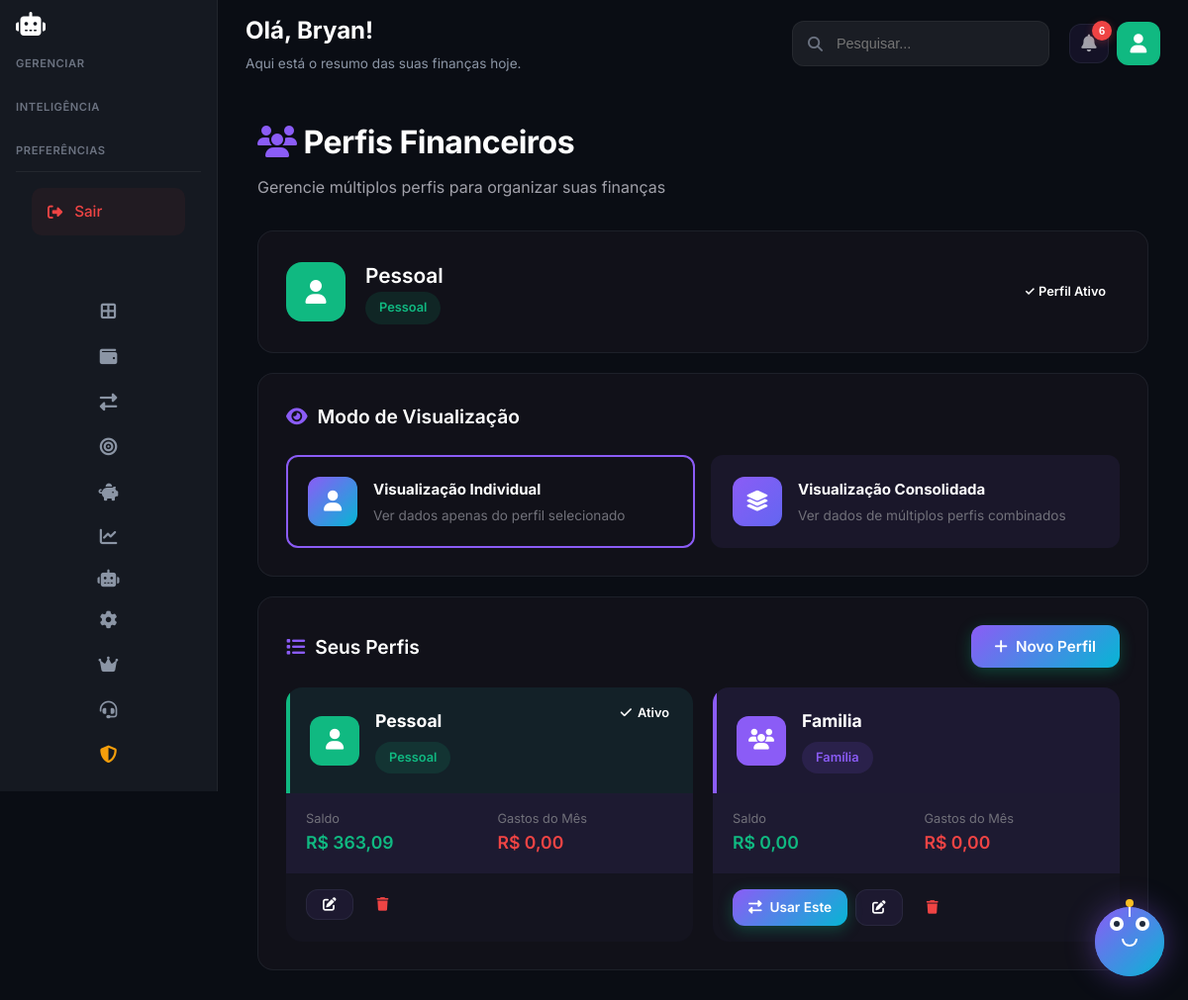
Screenshot of /perfis.php (signed in) with the database file from the repository.
### tables this page shows
CREATE TABLE `perfis` (
  `id` int(11) NOT NULL AUTO_INCREMENT,
  `usuario_email` varchar(255) NOT NULL,
  `nome` varchar(100) NOT NULL,
  `tipo` enum('pessoal','empresa','familia','outro') DEFAULT 'pessoal',
  `cor` varchar(7) DEFAULT '#6366f1',
  `icone` varchar(50) DEFAULT 'fa-user',
  `ativo` tinyint(1) DEFAULT 1,
  `created_at` timestamp NOT NULL DEFAULT current_timestamp(),
  `limite_mensal` decimal(15,2) DEFAULT 0.00,
  `salario_mensal` decimal(12,2) DEFAULT NULL,
  `horas_trabalho_mes` int(11) DEFAULT 176,
  PRIMARY KEY (`id`),
  KEY `idx_usuario_email` (`usuario_email`)
);

CREATE TABLE `configuracoes` (
  `id` int(11) NOT NULL AUTO_INCREMENT,
  `chave` varchar(50) NOT NULL,
  `valor` text DEFAULT NULL,
  `tipo` enum('string','number','boolean','json') DEFAULT 'string',
  `descricao` varchar(255) DEFAULT NULL,
  `updated_at` timestamp NOT NULL DEFAULT current_timestamp() ON UPDATE current_timestamp(),
  PRIMARY KEY (`id`),
  UNIQUE KEY `chave` (`chave`)
);

### includes/perfis.php (called while the page is built, shortened)
<?php
function listarPerfis($email = null)
{
    global $pdo;
    if (!$email && isset($_SESSION['usuario_email'])) {
        $email = $_SESSION['usuario_email'];
    }
    $stmt = $pdo->prepare("SELECT * FROM perfis WHERE usuario_email = ? AND ativo = 1 ORDER BY created_at ASC");
    $stmt->execute([$email]);
    return $stmt->fetchAll();
}
function obterPerfil($id)
{
    global $pdo;
    $stmt = $pdo->prepare("SELECT * FROM perfis WHERE id = ?");
    $stmt->execute([$id]);
    return $stmt->fetch();
}
function obterPerfilAtual()
{
    if (isset($_SESSION['perfil_id'])) {
        $perfil = obterPerfil($_SESSION['perfil_id']);
        if ($perfil) {
            return $perfil;
        }
    }
    $email = $_SESSION['usuario_email'] ?? null;
    $perfis = listarPerfis($email);
    return $perfis[0];
}
function autoProvisionarPerfil($perfilId)
{
    $chave = 'provisioned_' . $perfilId;
    if (!empty($_SESSION[$chave]))
        return;
}
function isModoConsolidado()
{
    return isset($_SESSION['modo_consolidado']) && $_SESSION['modo_consolidado'] === true;
}
function obterPerfisAtivos()
{
    $perfilAtual = obterPerfilAtual();
    return $perfilAtual ? [$perfilAtual['id']] : [];
}
function obterEstatisticasPerfil($perfilId)
{
    global $pdo;
    $mes = date('m');
    $ano = date('Y');
    $stmt = $pdo->prepare("SELECT COUNT(*) FROM contas WHERE perfil_id = ? AND ativo = 1");
    $stmt->execute([$perfilId]);
    $totalContas = $stmt->fetchColumn();
    $stmt = $pdo->prepare("
        SELECT
            COALESCE(SUM(saldo_inicial), 0) +
            COALESCE((SELECT SUM(CASE WHEN tipo = 'entrada' THEN valor ELSE -valor END)
                      FROM transacoes WHERE perfil_id = ?), 0) as saldo
        FROM contas WHERE perfil_id = ? AND ativo = 1
    ");
    $stmt->execute([$perfilId, $perfilId]);
    $saldo = (float) $stmt->fetch()['saldo'];
    $stmt = $pdo->prepare("
        SELECT COALESCE(SUM(valor), 0) as total
        FROM transacoes
        WHERE perfil_id = ? AND tipo = 'saida'
        AND MONTH(data_transacao) = ? AND YEAR(data_transacao) = ?
    ");
    $stmt->execute([$perfilId, $mes, $ano]);
    $gastosMes = (float) $stmt->fetch()['total'];
    return [
        'total_contas' => $totalContas,
        'saldo' => $saldo,
        'gastos_mes' => $gastosMes
    ];
}
function getTiposPerfil()
{
    return [
        'pessoal' => 'Pessoal',
        'empresa' => 'Empresa',
        'familia' => 'Família',
        'outro' => 'Outro'
    ];
}

### includes/assinaturas.php (called while the page is built, shortened)
<?php
function isAdmin()
{
    return isset($_SESSION['usuario_email']) && $_SESSION['usuario_email'] === ADMIN_EMAIL;
}
function obterLimitePerfis($userId)
{
    if (isAdmin())
        return 999;
    $plano = obterPlanoUsuario($userId);
    return in_array($plano, ['semestral', 'anual']) ? 999 : 3;
}

### includes/functions.php (called while the page is built, shortened)
<?php
require_once __DIR__ . '/../config/database.php';
require_once __DIR__ . '/perfis.php';
require_once __DIR__ . '/i18n.php';
function contarAlertasNaoLidos()
{
    global $pdo;
    $perfisAtivos = obterPerfisAtivos();
    if (!empty($perfisAtivos)) {
        $placeholders = implode(',', array_fill(0, count($perfisAtivos), '?'));
        $stmt = $pdo->prepare("SELECT COUNT(*) FROM alertas WHERE lido = 0 AND expirado = 0 AND (perfil_id IN ($placeholders) OR perfil_id IS NULL)");
        $stmt->execute($perfisAtivos);
        return (int) $stmt->fetchColumn();
    }
    $stmt = $pdo->query("SELECT COUNT(*) FROM alertas WHERE lido = 0 AND expirado = 0");
    return (int) $stmt->fetchColumn();
}
function obterConfiguracao($chave, $padrao = null)
{
    global $pdo;
    $stmt = $pdo->prepare("SELECT valor, tipo FROM configuracoes WHERE chave = ?");
    $stmt->execute([$chave]);
    $resultado = $stmt->fetch();
    switch ($resultado['tipo']) {
        case 'boolean':
            return $resultado['valor'] === 'true';
        default:
            return $resultado['valor'];
    }
}

### includes/i18n.php (called while the page is built, shortened)
<?php
function getMoedasDisponiveis()
{
    return [
        'BRL' => ['simbolo' => 'R$', 'nome' => 'Real Brasileiro', 'decimal' => ',', 'milhares' => '.'],
        'USD' => ['simbolo' => '$', 'nome' => 'US Dollar', 'decimal' => '.', 'milhares' => ','],
        'EUR' => ['simbolo' => '€', 'nome' => 'Euro', 'decimal' => ',', 'milhares' => '.']
    ];
}
function getMoedaAtual()
{
    $moeda = $_SESSION['moeda'] ?? obterConfiguracao('moeda', 'BRL');
    $moedas = getMoedasDisponiveis();
    return $moedas[$moeda] ?? $moedas['BRL'];
}
function formatarMoeda($valor)
{
    $moeda = getMoedaAtual();
    $valor = floatval($valor);
    $formatado = number_format(
        abs($valor),
        2,
        $moeda['decimal'],
        $moeda['milhares']
    );
    $prefixo = $valor < 0 ? '-' : '';
    return $prefixo . $moeda['simbolo'] . ' ' . $formatado;
}

### perfis.php (the view, shortened to what this page needs)
<?php
require_once 'includes/header.php';
require_once 'includes/perfis.php';
$perfis = listarPerfis();
$perfilAtual = obterPerfilAtual();
$tipos = getTiposPerfil();
$limitePerfis = function_exists('obterLimitePerfis') ? obterLimitePerfis($_SESSION['usuario_id']) : 999;
$totalPerfis = count($perfis);
?>
<div class="page-header">
    <h1><i class="fas fa-users" style="color: var(--fm-primary);"></i> Perfis Financeiros</h1>
    <p>Gerencie múltiplos perfis para organizar suas finanças</p>
</div>
<div class="form-card animate-in" style="margin-bottom: 20px;">
    <div style="display: flex; align-items: center; gap: 20px;">
        <div style="width: 60px; height: 60px; background: <?= $perfilAtual['cor'] ?? '#6366f1' ?>;
             border-radius: 16px; display: flex; align-items: center; justify-content: center;
             font-size: 1.5rem; color: white;">
            <i class="fas <?= $perfilAtual['icone'] ?? 'fa-user' ?>"></i>
        </div>
        <div style="flex: 1;">
            <h3 style="margin: 0; font-size: 1.3rem;"><?= htmlspecialchars($perfilAtual['nome'] ?? 'Sem Perfil') ?></h3>
            <span class="badge" style="background: <?= $perfilAtual['cor'] ?? '#6366f1' ?>20;
                  color: <?= $perfilAtual['cor'] ?? '#6366f1' ?>;">
                <?= $tipos[$perfilAtual['tipo'] ?? 'pessoal'] ?? 'Pessoal' ?>
            </span>
        </div>
        <div>
            <span class="badge success">✓ Perfil Ativo</span>
        </div>
    </div>
</div>
<div class="form-card animate-in" style="margin-bottom: 20px; animation-delay: 0.1s;">
    <h3><i class="fas fa-eye"></i> Modo de Visualização</h3>
    <div style="display: grid; grid-template-columns: repeat(auto-fit, minmax(250px, 1fr)); gap: 16px; margin-top: 16px;">
        <label class="view-mode-card <?= !isModoConsolidado() ? 'active' : '' ?>"
               onclick="setVisualizacao('individual')">
            <div class="view-mode-icon">
                <i class="fas fa-user"></i>
            </div>
            <div>
                <strong>Visualização Individual</strong>
                <p>Ver dados apenas do perfil selecionado</p>
            </div>
        </label>
        <label class="view-mode-card <?= isModoConsolidado() ? 'active' : '' ?>"
               onclick="openModal('modalConsolidado')">
            <div class="view-mode-icon consolidado">
                <i class="fas fa-layer-group"></i>
            </div>
            <div>
                <strong>Visualização Consolidada</strong>
                <p>Ver dados de múltiplos perfis combinados</p>
            </div>
        </label>
    </div>
</div>
<div class="form-card animate-in" style="animation-delay: 0.2s;">
    <div style="display: flex; justify-content: space-between; align-items: center; margin-bottom: 20px;">
        <h3 style="margin: 0;"><i class="fas fa-list"></i> Seus Perfis</h3>
        <?php if ($totalPerfis < $limitePerfis): ?>
            <button onclick="novoPerfil()" class="btn btn-primary">
                <i class="fas fa-plus"></i> Novo Perfil
            </button>
        <?php else: ?>
            <a href="assinatura.php" class="btn btn-secondary" title="Limite de perfis atingido">
                <i class="fas fa-lock"></i> Limite Atingido (<?= $limitePerfis ?>)
            </a>
        <?php endif; ?>
    </div>
    <div class="profiles-grid">
        <?php foreach ($perfis as $perfil): ?>
            <div class="profile-card <?= ($perfilAtual && $perfil['id'] == $perfilAtual['id']) ? 'active' : '' ?>">
                <div class="profile-card-header" style="background: <?= $perfil['cor'] ?>15; border-left: 4px solid <?= $perfil['cor'] ?>;">
                    <div class="profile-avatar" style="background: <?= $perfil['cor'] ?>;">
                        <i class="fas <?= $perfil['icone'] ?>"></i>
                    </div>
                    <div class="profile-info">
                        <h4><?= htmlspecialchars($perfil['nome']) ?></h4>
                        <span class="badge" style="background: <?= $perfil['cor'] ?>20; color: <?= $perfil['cor'] ?>;">
                            <?= $tipos[$perfil['tipo']] ?? 'Outro' ?>
                        </span>
                    </div>
                    <?php if ($perfilAtual && $perfil['id'] == $perfilAtual['id']): ?>
                        <span class="badge success" style="position: absolute; top: 10px; right: 10px;">
                            <i class="fas fa-check"></i> Ativo
                        </span>
                    <?php endif; ?>
                </div>
                <?php $stats = obterEstatisticasPerfil($perfil['id']); ?>
                <div class="profile-stats">
                    <div class="stat-item">
                        <span class="stat-label">Saldo</span>
                        <span class="stat-value <?= $stats['saldo'] >= 0 ? 'text-success' : 'text-danger' ?>">
                            <?= formatarMoeda($stats['saldo']) ?>
                        </span>
                    </div>
                    <div class="stat-item">
                        <span class="stat-label">Gastos do Mês</span>
                        <span class="stat-value text-danger"><?= formatarMoeda($stats['gastos_mes']) ?></span>
                    </div>
                </div>
                <div class="profile-actions">
                    <?php if (!$perfilAtual || $perfil['id'] != $perfilAtual['id']): ?>
                        <a href="?trocar=<?= $perfil['id'] ?>" class="btn btn-primary btn-sm">
                            <i class="fas fa-exchange-alt"></i> Usar Este
                        </a>
                    <?php endif; ?>
                    <button onclick='editarPerfil(<?= json_encode($perfil) ?>)' class="btn btn-secondary btn-sm">
                        <i class="fas fa-edit"></i>
                    </button>
                    <?php if (count($perfis) > 1): ?>
                        <a href="?excluir=<?= $perfil['id'] ?>"
                           onclick="return confirm('Excluir este perfil? Os dados serão mantidos.')"
                           class="btn btn-ghost btn-sm" style="color: var(--danger);">
                            <i class="fas fa-trash"></i>
                        </a>
                    <?php endif; ?>
                </div>
            </div>
        <?php endforeach; ?>
    </div>
</div>
</main>
</body>
</html>

### perfis.php (style rules this page uses)
.profiles-grid { display: grid; grid-template-columns: repeat(auto-fill, minmax(320px, 1fr)); gap: 20px; }
.profile-card { background: var(--bg-glass); border-radius: var(--radius-lg); overflow: hidden; border: 1px solid var(--border-subtle); position: relative; transition: all 0.3s ease; }
.profile-card.active { border-color: var(--fm-primary); }
.profile-card-header { padding: 20px; display: flex; align-items: center; gap: 16px; position: relative; }
.profile-avatar { width: 50px; height: 50px; border-radius: 12px; display: flex; align-items: center; justify-content: center; color: white; font-size: 1.3rem; }
.profile-info h4 { margin: 0 0 6px 0; font-size: 1.1rem; }
.profile-stats { display: grid; grid-template-columns: 1fr 1fr; gap: 16px; padding: 16px 20px; background: var(--bg-glass-light); }
.stat-item { display: flex; flex-direction: column; }
.stat-label { font-size: 0.8rem; color: var(--text-muted); }
.stat-value { font-size: 1.1rem; font-weight: 600; }
.profile-actions { padding: 16px 20px; display: flex; gap: 8px; }
.view-mode-card { display: flex; align-items: center; gap: 16px; padding: 20px; background: var(--bg-glass-light); border-radius: var(--radius-md); cursor: pointer; border: 2px solid transparent; transition: all 0.3s ease; }
.view-mode-card.active { border-color: var(--fm-primary); background: var(--fm-primary-alpha); }
.view-mode-icon { width: 50px; height: 50px; border-radius: 12px; display: flex; align-items: center; justify-content: center; background: var(--fm-gradient-primary); color: white; font-size: 1.3rem; }
.view-mode-icon.consolidado { background: linear-gradient(135deg, #8b5cf6, #6366f1); }
.view-mode-card p { font-size: 0.85rem; color: var(--text-muted); margin: 4px 0 0 0; }

### rows the page displays
perfis: nome "Pessoal", tipo "Pessoal", shows "Ativo", configuracoes.valor "R$ 363,09", configuracoes.valor "R$ 0,00"
perfis: nome "Familia", tipo "Família", saldo "R$ 0,00", configuracoes.valor "R$ 0,00"

### other values shown
explode(' ', $_SESSION['usuario_nome'] ?? 'Visitante')[0] "Bryan"
$alertasNaoLidos "6"
